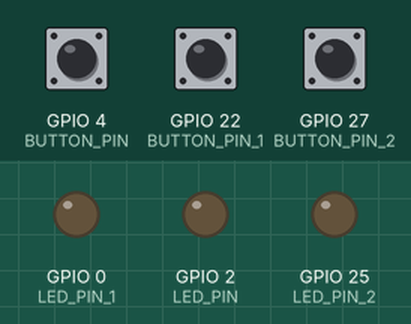
Recording of a sketch running on a simulated ESP32. On the bench: output pins drawn as LEDs (lit = HIGH). Inputs (shaded band) come from the test bench; at power-on: GPIO 4 (BUTTON_PIN) HIGH, GPIO 22 (BUTTON_PIN_1) HIGH, GPIO 27 (BUTTON_PIN_2) HIGH.

Above: at 1.2 s.
1.3 s: GPIO 4 (BUTTON_PIN) pulled LOW for 0.15 s
At 1.37 s:
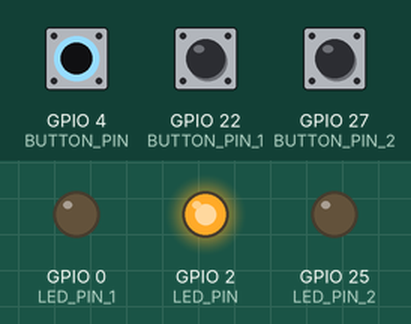
2.9 s: GPIO 22 (BUTTON_PIN_1) pulled LOW for 0.15 s
At 2.97 s:
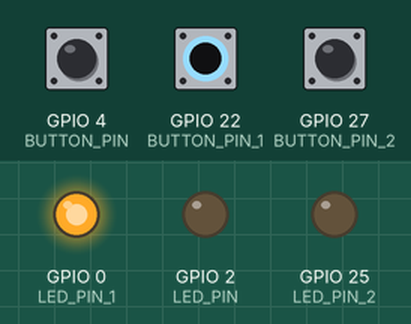
4.5 s: GPIO 27 (BUTTON_PIN_2) pulled LOW for 0.15 s
At 4.57 s:
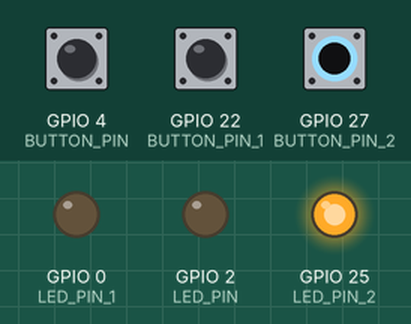
6.1 s: GPIO 27 (BUTTON_PIN_2) pulled LOW for 3.2 s
At 10.3 s:
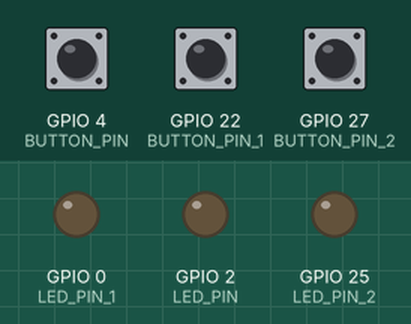
10.8 s: GPIO 4 (BUTTON_PIN) pulled LOW for 3.2 s
At 11.4 s:
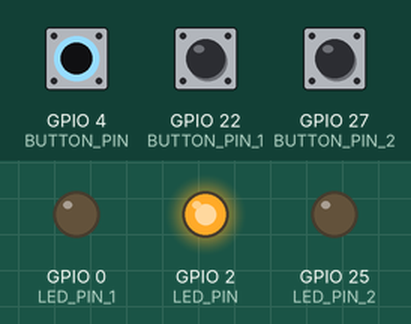
15.5 s: GPIO 4 (BUTTON_PIN) driven LOW and GPIO 22 (BUTTON_PIN_1) driven LOW
At 16.2 s:
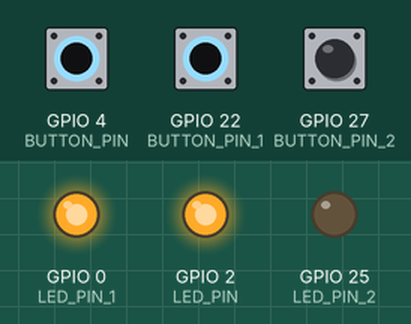
Timing chart, 0 to 18.0 s (numbered marks = the images above; inputs shaded):
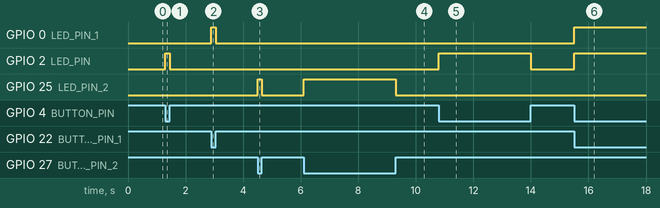

The sketch:

sketch_oct30a.ino
```cpp
#define BUTTON_PIN 4     // GPIO connected to button
#define LED_PIN 2        // GPIO connected to LED
#define BUTTON_PIN_1 22  // Second button
#define LED_PIN_1 0      // Second LED
#define LED_PIN_2 25
#define BUTTON_PIN_2 27

void setup() {
  pinMode(BUTTON_PIN, INPUT_PULLUP);
  pinMode(LED_PIN, OUTPUT);

  pinMode(BUTTON_PIN_1, INPUT_PULLUP);
  pinMode(LED_PIN_1, OUTPUT);

  pinMode(BUTTON_PIN_2, INPUT_PULLUP);
  pinMode(LED_PIN_2, OUTPUT);
}

void loop() {
  int buttonState = digitalRead(BUTTON_PIN);
  int buttonState_1 = digitalRead(BUTTON_PIN_1);
  int buttonState_2 = digitalRead(BUTTON_PIN_2);

  // Control first LED
  if (buttonState == LOW) {
    digitalWrite(LED_PIN, HIGH);
  } else {
    digitalWrite(LED_PIN, LOW);
  }

  // Control second LED
  if (buttonState_1 == LOW) {
    digitalWrite(LED_PIN_1, HIGH);
  } else {
    digitalWrite(LED_PIN_1, LOW);
  }
  // Control third LED
  if(buttonState_2 == LOW) {
    digitalWrite(LED_PIN_2, HIGH);
  } else {
    digitalWrite(LED_PIN_2, LOW);
  }
}
```

Measured:
- after the input at 1.3 s, GPIO 2 (LED_PIN): LOW → HIGH at once, → LOW 0.15 s later
- after the input at 2.9 s, GPIO 0 (LED_PIN_1): LOW → HIGH at once, → LOW 0.15 s later
- after the input at 4.5 s, GPIO 25 (LED_PIN_2): LOW → HIGH at once, → LOW 0.15 s later
- after the input at 6.1 s, GPIO 25 (LED_PIN_2): LOW → HIGH at once, → LOW 3.2 s later
- after the input at 10.8 s, GPIO 2 (LED_PIN): LOW → HIGH at once, → LOW 3.2 s later
- after the input at 15.5 s, GPIO 0 (LED_PIN_1), GPIO 2 (LED_PIN): LOW → HIGH at once
